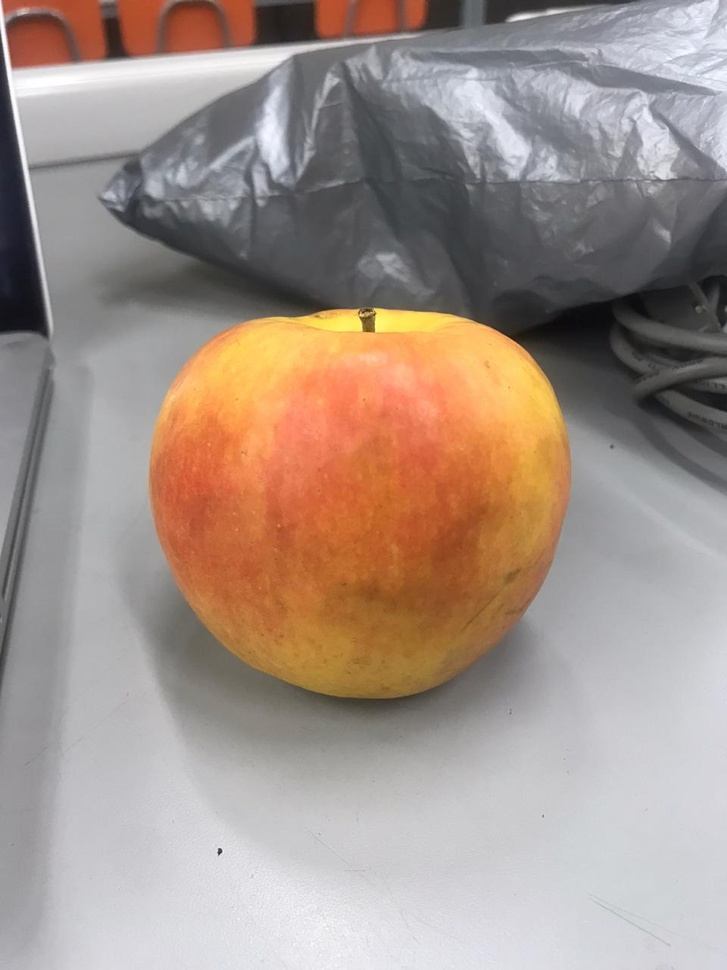
#> input picture Detección con watsonIBM/imgs/apple.jpeg, 727 x 970 px, shrunk from 960 x 1280 before the run, given in place of the camera
$ python Segment.py
#> lines starting #> are read from the running program, lines starting #| are printed output that depends on the picture; after the words box and inside, x2 and y2 are one past the last pixel; in counts of white or black regions, pixels touching at a corner belong together
import numpy as np
import cv2
import time

nCam = 1
cap = cv2.VideoCapture(nCam)

if cap.isOpened():
	cap.open(nCam)

cv2.namedWindow('frame1')
cv2.moveWindow('frame1', 30, 100)

# [5 lines of commented-out code are left out]

lower_color_red = np.array([155,80,80]) #rangos donde se puede encontrar el rojo
upper_color_red = np.array([175,255,255])

lower_color_yellow = np.array([20, 100, 100]) #amarillo
upper_color_yellow = np.array([30, 255, 255])

lower_color_orange = np.array([4, 175, 191]) #naranjo
upper_color_orange = np.array([33, 255, 255])


lower_color_pink = np.array([0, 33, 199]) #rosado
upper_color_pink = np.array([176, 255, 255])

lower_color_green = np.array([30, 51, 127]) #verde
upper_color_green = np.array([78, 255, 255])

font = cv2.FONT_HERSHEY_SIMPLEX
t1 = time.time()
area = 0
while(True):
	ret, frame = cap.read()
#> frame is the input picture: shape (970, 727, 3); mean B, G, R 137.4, 146.7, 163.3
	hsv_frame = cv2.cvtColor(frame, cv2.COLOR_BGR2HSV) #Cambia los espacios de colores
#> hsv_frame: shape (970, 727, 3); mean H, S, V 82.8, 44.2, 166.4

	mask0 = cv2.inRange(hsv_frame, lower_color_orange, upper_color_orange) #Crea una mascara que reconoce colores que están entre los creados anteriormente y los vuelve balnco
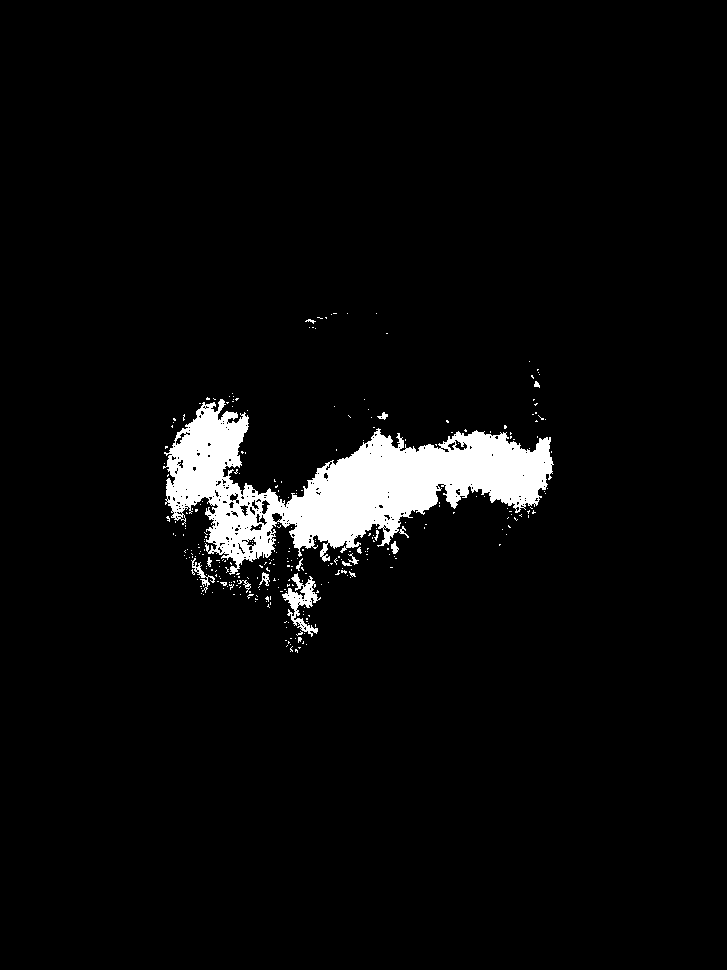
#> mask0: shape (970, 727); 4.2% white; 300 white regions (284 under 20 px), largest, box (x1, y1, x2, y2) and area: (163, 399, 554, 575) 27603, (282, 573, 321, 637) 842, (191, 558, 215, 593) 179
	mask1 = cv2.inRange(hsv_frame, lower_color_yellow, upper_color_yellow)
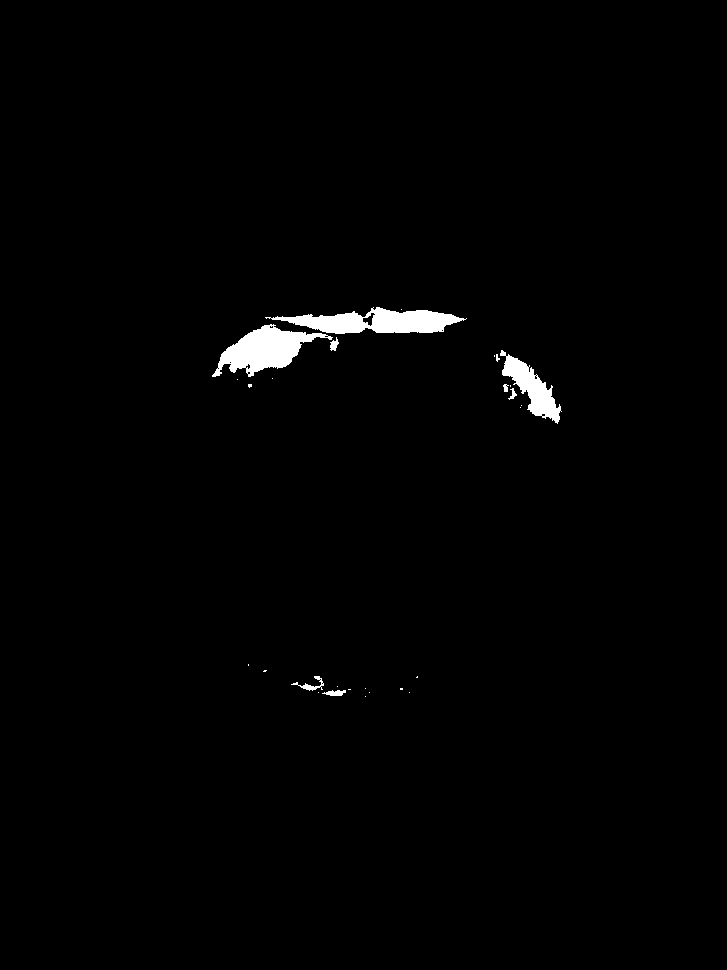
#> mask1: shape (970, 727); 1.1% white; 28 white regions (20 under 20 px), largest, box (x1, y1, x2, y2) and area: (265, 307, 467, 334) 2992, (212, 324, 333, 377) 2883, (500, 350, 562, 424) 1641
	mask2 = cv2.inRange(hsv_frame, lower_color_red, upper_color_red)
#> mask2: shape (970, 727); every value is 0
	mask3 = cv2.inRange(hsv_frame, lower_color_pink, upper_color_pink)
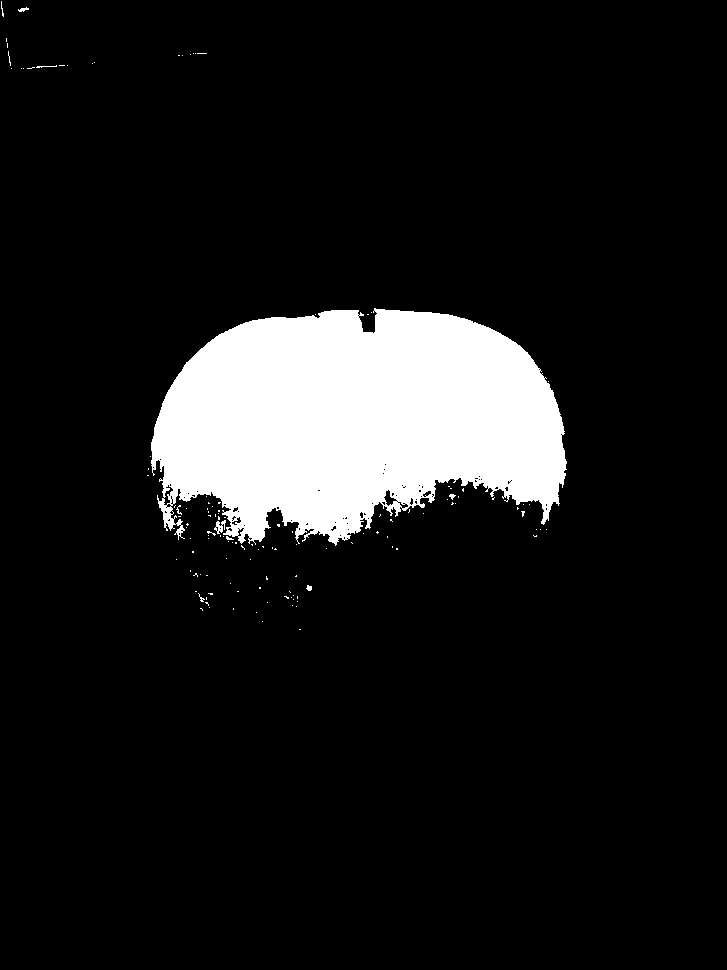
#> mask3: shape (970, 727); 10.3% white; 129 white regions (121 under 20 px), largest, box (x1, y1, x2, y2) and area: (151, 308, 567, 546) 72231, (214, 520, 226, 534) 85, (18, 7, 29, 12) 30
	mask4 = cv2.inRange(hsv_frame, lower_color_green, upper_color_green)
	mask_color = mask1 + mask0 + mask2 + mask4
	hsv_frame_mask = cv2.bitwise_and(frame,frame, mask= mask0 + mask1 + mask2 + mask4) #La máscara anterior la multiplica por los colores originales
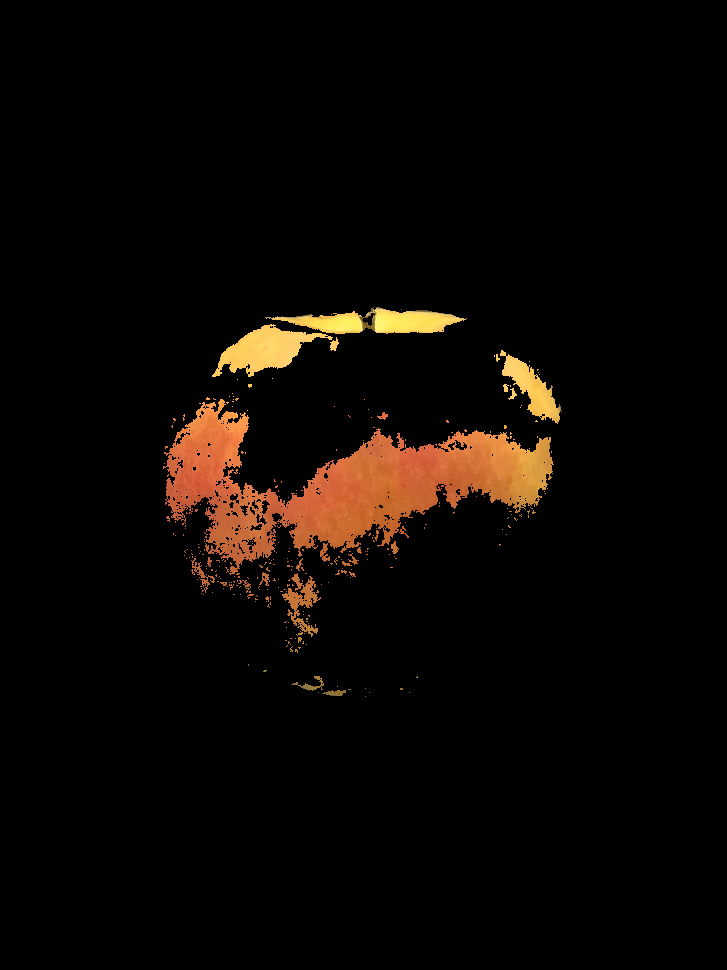
#> hsv_frame_mask: shape (970, 727, 3); mean B, G, R 3.5, 7.1, 11.7
	t2 = time.time() - t1
	if t2 >= 0.5:
		cv2.imwrite("img.png", frame[300:])
		t1 = time.time()
		data = open("algo.txt", "w")
		data.write(str(int(area)))
		data.close()
	cx0, cy0 = 0, 0
	M0 = cv2.moments(mask_color)
#> M0 = moments, m00 9646564, centre m10/m00, m01/m00 = (346.6, 462.8)
	if M0['m00']!=0:
		cx0 = int(M0['m10']/M0['m00'])
#> cx0 = 346
		cy0 = int(M0['m01']/M0['m00'])
#> cy0 = 462
	cv2.circle(frame, (cx0, cy0), 4, (0,0,255), -1)
#> frame: shape (970, 727, 3); 0.01% of pixels changed, all inside (x1, y1, x2, y2) = (342, 458, 351, 467)
	area=M0['m00']
#> area = 9646564
	#print(cx0, cy0)
	print(f"Area {area}")
#| Area 9646564.0
	cv2.imshow("frame1", frame)
	#cv2.imshow("frame2", mask_color)
	#cv2.imshow("frame3", hsv_frame_mask)


	if cv2.waitKey(1) & 0xFF == 27:
#> (key Esc is pressed here)
		break


cap.release()
cv2.destroyAllWindows()

$ run again, on Detección con watsonIBM/imgs/mandarin.jpeg
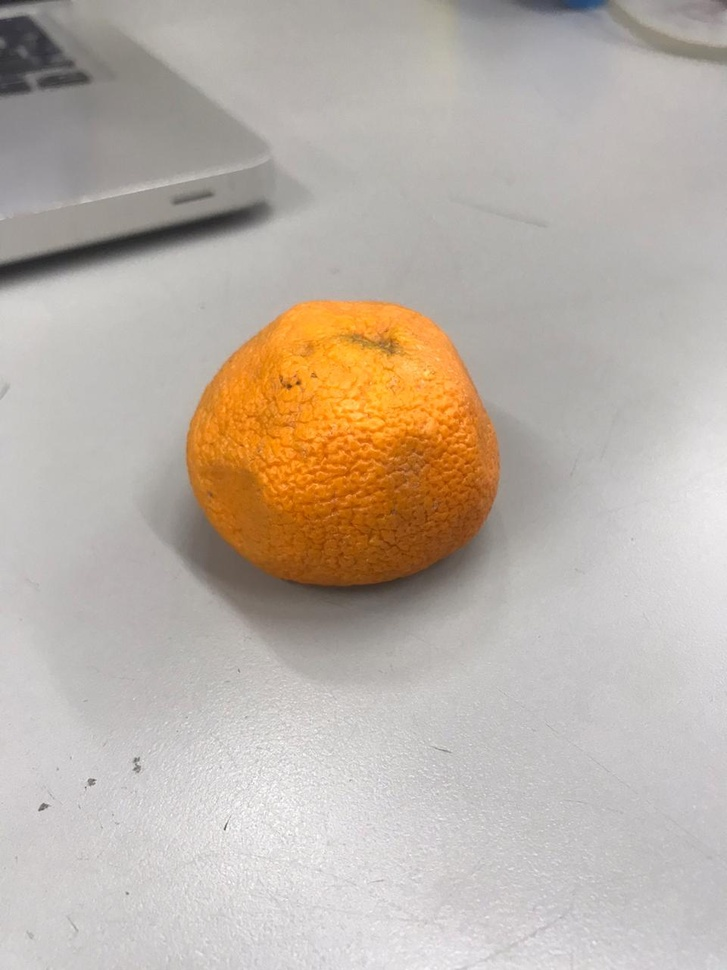
#> input picture Detección con watsonIBM/imgs/mandarin.jpeg, 727 x 970 px, shrunk from 960 x 1280 before the run, given in place of the camera
#> frame is the input picture: shape (970, 727, 3); mean B, G, R 166.5, 177.3, 188
#> hsv_frame: shape (970, 727, 3); mean H, S, V 58.4, 28.8, 188.1
#> `mask0 = cv2.inRange(hsv_frame, lower_color_orange, upper_color_orange)`:
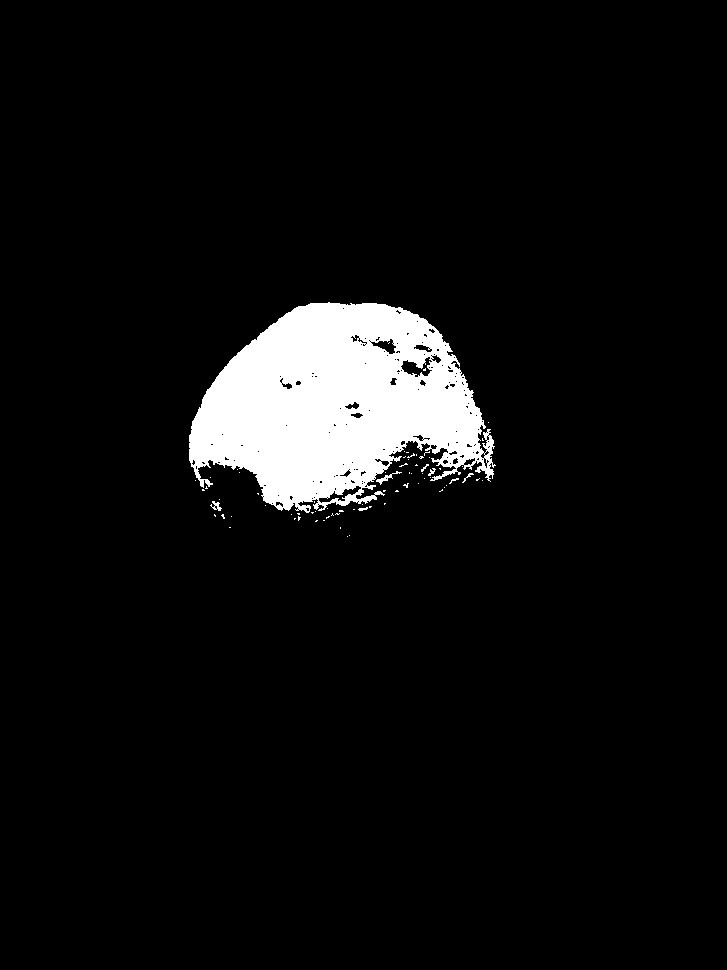
#> mask0: shape (970, 727); 5.9% white; 74 white regions (66 under 20 px), largest, box (x1, y1, x2, y2) and area: (189, 302, 496, 513) 41281, (376, 471, 402, 485) 81, (210, 501, 222, 511) 55
#> mask1: shape (970, 727); 0.07% white; 36 white regions (31 under 20 px), largest, box (x1, y1, x2, y2) and area: (368, 382, 389, 404) 160, (342, 350, 360, 360) 122, (345, 402, 359, 409) 50, (374, 373, 388, 380) 48, (330, 348, 338, 355) 24
#> mask2: shape (970, 727); every value is 0
#> mask3: shape (970, 727); 5.9% white; 125 white regions (115 under 20 px), largest, box (x1, y1, x2, y2) and area: (189, 299, 486, 509) 40604, (335, 489, 363, 506) 121, (487, 424, 495, 447) 82
#> `hsv_frame_mask = cv2.bitwise_and(frame,frame, mask= mask0 + mask1 + ma..`:
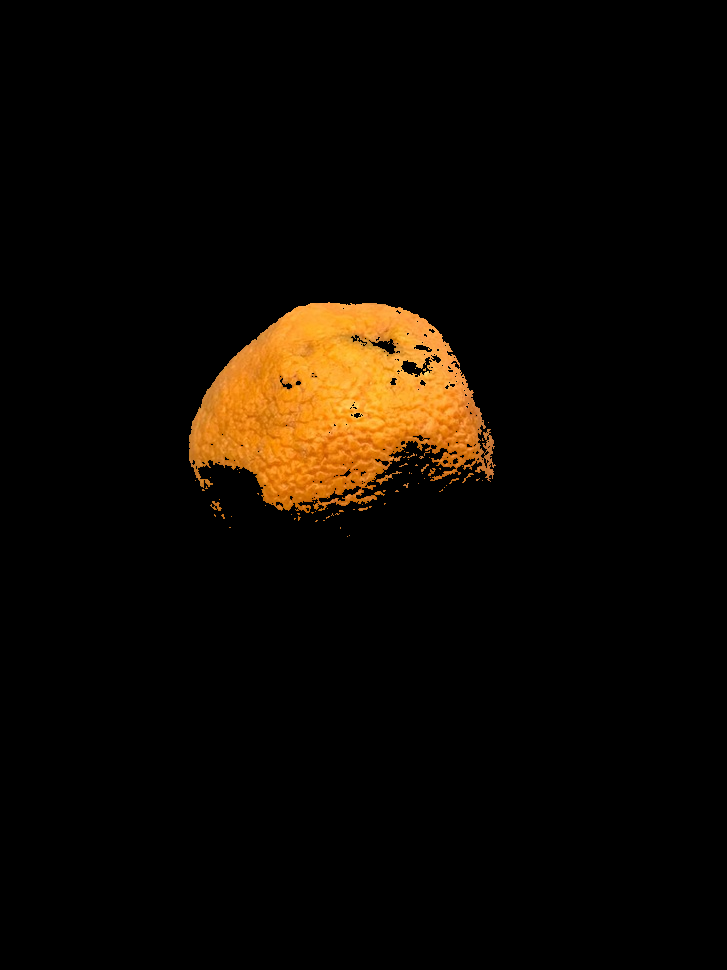
#> hsv_frame_mask: shape (970, 727, 3); mean B, G, R 2.1, 8.5, 14
#> M0 = moments, m00 10670278, centre m10/m00, m01/m00 = (335.4, 405.1)
#> cx0 = 335
#> cy0 = 405
#> frame: shape (970, 727, 3); 0.01% of pixels changed, all inside (x1, y1, x2, y2) = (331, 401, 340, 410)
#> area = 10670278
#| Area 10670278.0
